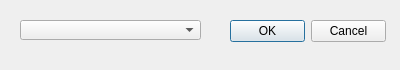
<?xml version="1.0" encoding="UTF-8"?>
<ui version="4.0">
 <class>Dialog</class>
 <widget class="QDialog" name="Dialog">
  <property name="geometry">
   <rect>
    <x>0</x>
    <y>0</y>
    <width>400</width>
    <height>70</height>
   </rect>
  </property>
  <property name="windowTitle">
   <string>select language</string>
  </property>
  <widget class="QDialogButtonBox" name="buttonBox">
   <property name="geometry">
    <rect>
     <x>230</x>
     <y>20</y>
     <width>156</width>
     <height>23</height>
    </rect>
   </property>
   <property name="orientation">
    <enum>Qt::Horizontal</enum>
   </property>
   <property name="standardButtons">
    <set>QDialogButtonBox::Cancel|QDialogButtonBox::Ok</set>
   </property>
  </widget>
  <widget class="QComboBox" name="comboBox">
   <property name="geometry">
    <rect>
     <x>20</x>
     <y>20</y>
     <width>181</width>
     <height>20</height>
    </rect>
   </property>
  </widget>
 </widget>
 <resources/>
 <connections>
  <connection>
   <sender>buttonBox</sender>
   <signal>accepted()</signal>
   <receiver>Dialog</receiver>
   <slot>accept()</slot>
   <hints>
    <hint type="sourcelabel">
     <x>248</x>
     <y>254</y>
    </hint>
    <hint type="destinationlabel">
     <x>157</x>
     <y>274</y>
    </hint>
   </hints>
  </connection>
  <connection>
   <sender>buttonBox</sender>
   <signal>rejected()</signal>
   <receiver>Dialog</receiver>
   <slot>reject()</slot>
   <hints>
    <hint type="sourcelabel">
     <x>316</x>
     <y>260</y>
    </hint>
    <hint type="destinationlabel">
     <x>286</x>
     <y>274</y>
    </hint>
   </hints>
  </connection>
 </connections>
</ui>
